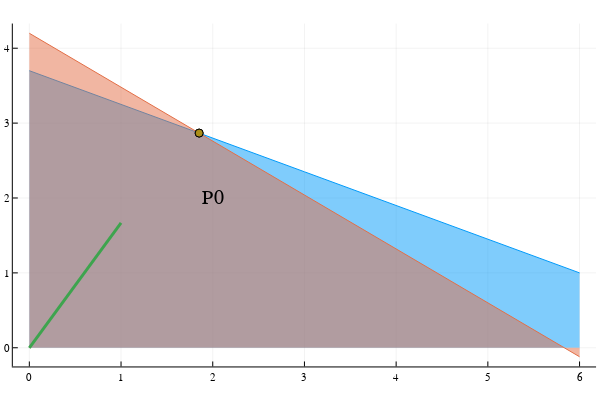

This figure's notebook cell:
### Markdown cell above
Al resolver la relajación lineal anterior, encontramos que el óptimo del PL asociado es $$p_0=(x_0,y_0)\approx (1.8518, 2.866), z_0\approx 19.888.$$

### Code cell
#Agregar el punto encontrado al grafico
scatter!([x0],[y0])

### Figure 1 — Plotly figure (JSON) as saved in the notebook; plotly's stock layout.template omitted (floating-point values rounded to 4 significant figures)
{"data": [{"colorbar": {"title": ""}, "fill": "tozeroy", "fillcolor": "rgba(0, 154, 250, 0.500)", "legendgroup": "y1", "line": {"color": "rgba(0, 154, 250, 1.000)", "dash": "solid", "shape": "linear", "width": 1}, "mode": "lines", "name": "y1", "showlegend": true, "type": "scatter", "x": [0, 6], "xaxis": "x", "y": [3.7, 1], "yaxis": "y", "zmax": null, "zmin": null}, {"colorbar": {"title": ""}, "fill": "tozeroy", "fillcolor": "rgba(227, 111, 71, 0.500)", "legendgroup": "y2", "line": {"color": "rgba(227, 111, 71, 1.000)", "dash": "solid", "shape": "linear", "width": 1}, "mode": "lines", "name": "y2", "showlegend": true, "type": "scatter", "x": [0, 6], "xaxis": "x", "y": [4.2, -0.12], "yaxis": "y", "zmax": null, "zmin": null}, {"colorbar": {"title": ""}, "legendgroup": "y3", "line": {"color": "rgba(62, 164, 78, 1.000)", "dash": "solid", "shape": "linear", "width": 3}, "mode": "lines", "name": "y3", "showlegend": true, "type": "scatter", "x": [0, 1], "xaxis": "x", "y": [0, 1.667], "yaxis": "y", "zmax": null, "zmin": null}, {"colorbar": {"title": ""}, "legendgroup": "y4", "marker": {"color": "rgba(195, 113, 210, 1.000)", "line": {"color": "rgba(0, 0, 0, 1.000)", "width": 1}, "size": 8, "symbol": "circle"}, "mode": "markers", "name": "y4", "showlegend": true, "type": "scatter", "x": [1.852], "xaxis": "x", "y": [2.867], "yaxis": "y", "zmax": null, "zmin": null}, {"colorbar": {"title": ""}, "legendgroup": "y5", "marker": {"color": "rgba(172, 142, 24, 1.000)", "line": {"color": "rgba(0, 0, 0, 1.000)", "width": 1}, "size": 8, "symbol": "circle"}, "mode": "markers", "name": "y5", "showlegend": true, "type": "scatter", "x": [1.852], "xaxis": "x", "y": [2.867], "yaxis": "y", "zmax": null, "zmin": null}], "layout": {"annotations": [{"font": {"color": "rgba(0, 0, 0, 1.000)", "family": "color", "size": 20}, "rotation": 0, "showarrow": false, "text": "P0", "x": 2, "xanchor": "center", "xref": "x", "y": 2, "yanchor": "middle", "yref": "y"}], "height": 400, "margin": {"b": 20, "l": 0, "r": 0, "t": 20}, "paper_bgcolor": "rgba(255, 255, 255, 1.000)", "plot_bgcolor": "rgba(255, 255, 255, 1.000)", "showlegend": false, "width": 600, "xaxis": {"anchor": "y", "domain": [0.02138, 0.9934], "gridcolor": "rgba(0, 0, 0, 0.100)", "gridwidth": 0.5, "linecolor": "rgba(0, 0, 0, 1.000)", "mirror": false, "range": [-0.18, 6.18], "showgrid": true, "showline": true, "showticklabels": true, "tickangle": 0, "tickcolor": "rgb(0, 0, 0)", "tickfont": {"color": "rgba(0, 0, 0, 1.000)", "family": "sans-serif", "size": 11}, "tickmode": "array", "ticks": "inside", "ticktext": ["0", "1", "2", "3", "4", "5", "6"], "tickvals": [0, 1, 2, 3, 4, 5, 6], "title": "", "titlefont": {"color": "rgba(0, 0, 0, 1.000)", "family": "sans-serif", "size": 15}, "type": "-", "visible": true, "zeroline": false, "zerolinecolor": "rgba(0, 0, 0, 1.000)"}, "yaxis": {"anchor": "x", "domain": [0.03762, 0.9902], "gridcolor": "rgba(0, 0, 0, 0.100)", "gridwidth": 0.5, "linecolor": "rgba(0, 0, 0, 1.000)", "mirror": false, "range": [-0.2496, 4.33], "showgrid": true, "showline": true, "showticklabels": true, "tickangle": 0, "tickcolor": "rgb(0, 0, 0)", "tickfont": {"color": "rgba(0, 0, 0, 1.000)", "family": "sans-serif", "size": 11}, "tickmode": "array", "ticks": "inside", "ticktext": ["0", "1", "2", "3", "4"], "tickvals": [0, 1, 2, 3, 4], "title": "", "titlefont": {"color": "rgba(0, 0, 0, 1.000)", "family": "sans-serif", "size": 15}, "type": "-", "visible": true, "zeroline": false, "zerolinecolor": "rgba(0, 0, 0, 1.000)"}}}
